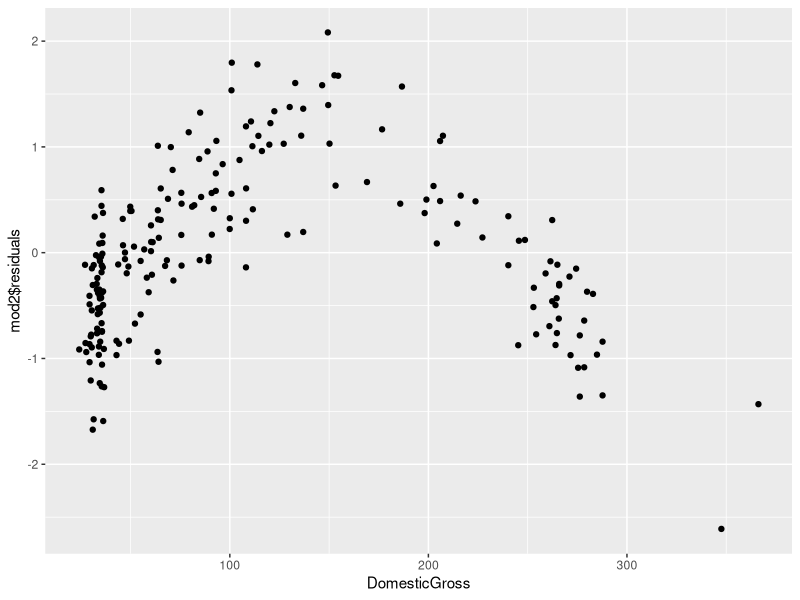

Source code (R):
# Lesson 12 Assignment - Regression Part 2

# Your assignment is to write the commands instructed in the comments below. To run your
# commands, simply hit Ctrl+Enter (command+return on a MAC) when the cursor is on that 
# command line. You can also type commands directly into the Console below, but you must
# save them in this file for your assignment.

# Do not change these six lines or GradeScope will not work
library(readr)
library(ggplot2)
mvs <- read_csv("Regression Challenge Data.csv")
moviesel <- read_csv("Regression Challenge Selection Data.csv")
mvs <- data.frame(mvs)
moviesel <- data.frame(moviesel)


## Data Preparation

# You are VP in charge of programming at TNT, a popular cable network. One of your most 
# important roles is to acquire and decide when to air movies from the major motion 
# picture studios. Licensing for these movies is expensive, but is well worth the 
# expense if it attracts a lot of viewers and hence a lot of ad revenue. Predicting the 
# ratings (viewership) of a movie is likely to bring in is very useful for several 
# decisions, many of which you have to make regularly.

# To help you with these predictions, you have collected information on all the movies 
# you have aired in the past on TNT. That data is found in the data frame called *mvs*. 
# Take a look at the first several rows of the data so you understand each variable as 
# they are described below.

#1. Display the first several rows of the data.
mvs[1:7,]

# **MovieID**: Simple identifier variable for each movie. Notice that some movies have 
  # multiple entries. This occurs when the same movie was shown multiple times on the 
  # channel. For example, the movie with MovieID 1 was shown on Friday and then again 
  # on Saturday.
# **Rating**: This is the key dependent variable. It is a numeric variable that reports 
  # the number of millions of people who watched the movie. Your goal is to find the 
  # movies that will yield the most profit, and a key profit input is the number of 
  # millions of people who watch the movie.
# **Stars**: The number of A-list celebrities that star in the movie.
# **Day**: Day of the week the movie aired on TNT.
# **Hour**: Hour of the day the movie began it airing.
# **TrueStory**: Indicator variable. 1 = movie was a true story or was "inspired by 
  # true events"; 0 = not a true story.
# **ClickFlick**: Indicator variable. 1 = movie is considered a movie targeted to 
  # women; 0 = not explicitly targeted to women.
# **Action**: Indicator variable. 1 = movie is considered an action movie; 0 = not an 
  # action movie.
# **TVPremiere**: Indicator variable. 1 = movie airing was a TV premiere, which means 
  # this airing was the first time the movie was shown on network television. 0 = movie 
  # airing was not a TV premiere, meaning it had been aired on network television prior 
  # to this airing (on TNT or another network).
# **NetworkPremiere**: Indicator variable. 1 = movie airing was a network premiere, 
  # meaning this airing was the first time the movie was shown on TNT. 0 = movie was 
  # not a network premiere, meaning it had previously aired on TNT.
# **ReRun**: Indicator variable. 1 = this airing of the movie occurred within a week of 
  # a previous airing of the same movie, something TNT often does with major movies.
# **PrevRating**: The rating (in millions) of the show or movie that aired right before 
  # the movie.
# **SpotRatings**: The rating (in millions) of all the TV spots for the airing of the 
  # movie. TNT typically advertises the movies that are going to air. This is the total 
  # number of viewers that should have seen an advertisement for the movie.
# **DomesticGross**: The amount of money (in millions) the movie made when it was in
  # theaters. 

# Make sure you understand each variable before you get started running models.

# The central task of this Regression Challenge is to construct a comprehensive 
# regression model to predict Rating (the number of people who will watch a movie) from 
# the movie characteristics and from the airing day and time. Once you have constructed 
# this regression model, you will apply the model to predict the number of people 
# likely to watch the twenty movies available for TNT to show. These 20 movies are 
# found in Regression Challenge Selection Data.

# To prepare the data to be used in a regression model, we first need to factor any 
# variables that aren't strictly numeric variables. The *Day* variable is a character 
# variable, so R will automatically factor that variable if it is included in a 
# regression model. But instead of relying on R to do it for us, let's do it ourselves.

#2. Factor the *Day* variable.
mvs$Day <- factor(mvs$Day)

# Consider the *Hour* variable. It is recorded as a number: 7, 8, 9, 10, 11, or 12. But 
# we need to factor this variable before including it in a regression model.

#3. Why should we factor the *Hour* variable?
# * ENTER ANSWER HERE*

#4. Factor the *Hour* variable.
mvs$Hour <- factor(mvs$Hour)

# Consider the *Stars* variable. It is recorded as a number: 0, 1, 2, or 3, and it is
# numeric. It is a simple count of the number of A-list celebrities in the movie. You 
# can convert *Stars* to a factor variable or leave it as a numeric variable. To help 
# you understand the trade-offs involved in this choice, answer the following questions.

#5. If you leave *Stars* as a numeric variable, and a regression equation (with Rating 
# as the dependent variable) yields a regression coefficient for *Stars* of .75, what 
# would the interpretation of the coefficient be?
# *ENTER ANSWER HERE*

#6. If you convert *Stars* to a factor variable, how many regression coefficients would 
# be reported for *Stars*?
# *ENTER ANSWER HERE*

#7. If you convert *Stars* to a factor variable, and the coefficient on *Stars2* was 
# .75, what would the interpretation of the coefficient be?
# *ENTER ANSWER HERE*

#8. Because *Stars* only takes values of 0, 1, 2, or 3, we know all of our movies have 
# had 3 A-list celebrities or fewer. But what if a movie had 10 A-list celebrities? If 
# we left *Stars* as a numeric variable, and the regression coefficient were .75, what 
# would be the total predicted effect of the 10 A-list celebrities? Would this be 
# reasonable? (Take a look at the *Rating* values within the data.)
# *ENTER ANSWER HERE*

# The previous question should help you understand the disadvantage of leaving *Stars* 
# as a numeric variable. The disadvantage of factoring the *Stars* variable is that the 
# regression model will report multiple coefficients for this variable, and since each 
# coefficient is based on a subset of the data, these estimates will be less reliable.

#9. I recommend you factor *Stars*. Do that below.
mvs$Stars <- factor(mvs$Stars)

# Now consider the indicator variables (TrueStory through ReRun). They are already coded 
# as 1s and 0s, so we don't have to factor them, but it's good practice to factor them, 
# so do that below.

#10. Factor the indicator variables.
mvs$TrueStory <- factor(mvs$TrueStory)
mvs$ChickFlick <- factor(mvs$ChickFlick)
mvs$Action <- factor(mvs$Action)
mvs$TVPremiere <- factor(mvs$TVPremiere)
mvs$NetworkPremiere <- factor(mvs$NetworkPremiere)
mvs$ReRun <- factor(mvs$ReRun)

## Creating the Regression Model

# Now that you have factored the variables needing to be factored, you have several 
# options for finding the best regression model. I recommend you take a “spaghetti 
# against the wall” approach. Put in all the variables into the model at once. Then, 
# little by little, remove the variables that are not significant, until you have a 
# comprehensive but statistically significant model.

#11. Run a regression model (mod1) predicting *Rating* from all other variables in the 
# dataset (except MovieID), and output a summary of the model.
mod1 <- lm(Rating ~ Stars + Day + Hour + TrueStory + ChickFlick + Action + TVPremiere +
             NetworkPremiere + ReRun + PrevRating + SpotRatings + DomesticGross, data = mvs)
summary(mod1)

#12. What is the marginal effect of adding an A-list celebrity to a movie that has none?
#  *ENTER ANSWER HERE*

#13. What is the marginal effect of adding a second A-list celebrity to a movie that 
# already has one?
# *ENTER ANSWER HERE*

#14. What is the marginal effect of adding a third A-list celebrity to a movie that 
# already has two?
# *ENTER ANSWER HERE*

#15. Why was it necessary to factor *Stars* to find diminishing marginal returns to 
# A-list celebrities?
# *ENTER ANSWER HERE*

#16. How many *Day* coefficients are there?
# *ENTER ANSWER HERE*

#17. Which day is missing?
# *ENTER ANSWER HERE*

#18. Keeping this in mind, what is the interpretation of the *DayWednesday* coefficient?
# *ENTER ANSWER HERE*

#19. Is the *DayTuesday* coefficient statistically significant?
# *ENTER ANSWER HERE*

#20. What is your interpretation of this significance/lack of significance?
# *ENTER ANSWER HERE.*

#21. Some of the *Day* coefficients are not significant, but our decision rule is to 
# keep the *Day* variable if at least one of the coefficients is significant. According
# to this decision rule, should we keep *Day* or get rid of it?
# *ENTER ANSWER HERE.*

#22. Apply this same decision rule to the *Hour* variable. Should we keep *Hour* or get 
# rid of it?
# *ENTER ANSWER HERE*

#23. What is the interpretation of the *Hour12* coefficient?
# *ENTER ANSWER HERE*

#24. What is the interpretation of the *ReRun* coefficient?
# *ENTER ANSWER HERE*

#25. Which variable(s) is/are not statistically significant and should be removed from 
# the model?
# *ENTER ANSWER HERE*

#26. Run a new regression model (mod2) with this/these nonsignificant variable(s) 
# removed.
mod2 <- lm(Rating ~ Stars + Day + Hour + TrueStory + ChickFlick + Action + TVPremiere +
             ReRun + PrevRating + SpotRatings + DomesticGross, data = mvs)
summary(mod2)


# When you remove a variable from a multiple regression model, the coefficients of the 
# remaining variables can change, and sometimes variables that were previously 
# significant are no longer significant.

#27. Are any of the variables now not statistically significant?
# *ENTER ANSWER HERE*

# 28. If so, run another regression model (mod3) in the code chunk below that removes
# this/these non-significant variable(s). Otherwise, leave the space below blank.


# A linear regression model can only find linear relationships. If there is a 
# curvilinear relationship in our data, a regression model won't find it. 

#29. To illustrate this potential problem, create a scatter plot with *DomesticGross* 
# on the x-axis and the residuals from your last model on the y-axis. (The residuals 
# are stored in *modelname$residuals*.) Save the plot as residplot.
residplot <- ggplot(mvs, aes(x = DomesticGross, y = mod2$residuals)) +
  geom_point()

# Residuals are sometimes called "errors", because they should only contain random 
# noise. That means that if we plot residuals against a variable in our equation (like 
# you just did), you should only see a random sea of point, with no systematic 
# relationships.

#30. What is the systematic relationship shown in the plot you just created? Phrase 
# your answer in this way: "For movies with low values of DomesticGross, our model 
# tends to over/underpredict Rating. For movies with medium values of DomesticGross, 
# our model tends to . . ."
# *ENTER ANSWER HERE*
  
# To learn how to correct the problem apparent in this plot, you'll have to watch 
# the Lesson 13 Supplementary Instruction video. 

#31. Create the new variable (DG2) needed to fix this problem.
mvs$DG2 <- mvs$DomesticGross^2

#32. Run your new model (as mod4), incorporating this new variable, and output a 
# summary of the model.
mod4 <- lm(Rating ~ Stars + Day + Hour + TrueStory + ChickFlick + Action + TVPremiere +
             ReRun + PrevRating + SpotRatings + DomesticGross + DG2, data = mvs)
summary(mod4)

# The interpretation of your new variable is the same as any other variable: A 
# one-unit increase in the variable produces a *coefficient*-sized increase in 
# *Rating*. The problem is that a one-unit increase in this new variable is not 
# straightforward.

# 33. Did incorporating this new variable improve your model? By how much did 
# R-Squared improve?
# *ENTER ANSWER HERE*

# Because this new variable improved our model so much, it is possible that variables 
# that previously were not statistically significant are now significant. 

#34. Run a new regression model (mod5) incorporating both the new variable you just 
# created and any variables you previously removed from the model due to non-
# significance. Output a summary of the model.
mod5 <- lm(Rating ~ Stars + Day + Hour + TrueStory + ChickFlick + Action + TVPremiere +
             NetworkPremiere + ReRun + PrevRating + SpotRatings + DomesticGross + DG2, data = mvs)
summary(mod5)


#35. Did the significance of any of those variables change? Which variables?
# *ENTER ANSWER HERE*

# That illustrates the complexity of obtaining a best possible prediction model. 
# Because all variables in a multiple regression model can affect all other variables, 
# the complexity increases exponentially as the number of variables increases.

# Speaking of variable affecting one another, we have not looked for any 
# interactions. It may be that the effect of one variable depends on the value of 
# another variable. For example, perhaps *TrueStory* generates a larger audience when 
# it is also an *Action* movie compared to when it is not. To test for this, we would 
# add a *TrueStory:Action* interaction.

#36. Check for one possible interaction by incorporating it into a regression model 
# (as mod6) and outputting the summary. 
mod6 <- lm(Rating ~ Stars + Day + Hour + TrueStory + ChickFlick + Action + TVPremiere +
             NetworkPremiere + ReRun + PrevRating + SpotRatings + DomesticGross + DG2 +
             PrevRating:SpotRatings, data = mvs)
summary(mod6)

#37. Report whether your proposed interaction was statistically significant. Also 
# report what the interpretation of that interaction would be if it were significant.
# *ENTER ANSWER HERE*

# If your interaction term was statistically significant, you will want to use mod6
# to predict Rating for the 20 movies in the Regression Challenge Selection Data. 
# Otherwise, use mod5.

# Applying the Regression Model

# We will use the *predict()* function to apply our best regression model to the new 
# movies (found in *moviesel*). In order to apply a model to new data, the new data 
# must have all of the same variables, and the variables must be formatted the same. 

#38. First, you must factor all of the variables that were previously factored (in
# Questions 2, 4, 9, and 10).
moviesel$Stars <- factor(moviesel$Stars)
moviesel$TrueStory <- factor(moviesel$TrueStory)
moviesel$ChickFlick <- factor(moviesel$ChickFlick)
moviesel$Action <- factor(moviesel$Action)
moviesel$TVPremiere <- factor(moviesel$TVPremiere)
moviesel$NetworkPremiere <- factor(moviesel$NetworkPremiere)

#39. Next, you need to create the same variable we created in our previous model to 
# account for the nonlinear relationship.
moviesel$DG2 <- moviesel$DomesticGross^2

#Now, take stock of the variables that are missing from the Selection Data. We are 
# missing all of the data that is not a characteristic of the movie itself. So we 
# are missing *Day*, *Hour*, *ReRun*, *PrevRating*, and *SpotRatings*. These are 
# variables that you as the VP of programming at TNT choose. You choose what *Day* 
# to air a movie, what time (*Hour*) to start the movie, whether you will air the 
# movie multiple times (thereby creating a *ReRun* airing), and how much to 
# advertise the upcoming airing of the movie (*SpotRatings*). You don't directly 
# control the *PrevRating*, but by airing the movie after a show that is more or 
# less popular, you influence how many people might be available to stick around 
# for the movie.

# These variable have to be in the new Selection Data in order for us to apply our 
# regression model. We don't yet know the values of these variables, so we can just
# fill them in with filler values. Give each of the 20 movies the same value for 
# these variables so we can compare which movie will produce the highest Ratings, 
# all else being equal.

#40. Add the *Day* variable, factored, to the new data frame. Make them all *Friday*.
moviesel$Day <- rep("Friday", 20)
moviesel$Day <- factor(moviesel$Day)

#41. Add the *Hour* variable, factored, to the new data frame. Make them all 8.
moviesel$Hour <- rep("8", 20)
moviesel$Hour <- factor(moviesel$Hour)

#42. Add the *ReRun* variable, factored, to the new data frame. Make them all 0.
moviesel$ReRun <- rep("0", 20)
moviesel$ReRun <- factor(moviesel$ReRun)

#43. Add the *PrevRating* variable to the new data frame. Make them all take the 
# value of the mean of *PrevRating* from the original data.
moviesel$PrevRating <- rep(mean(mvs$PrevRating), 20)

#44. Add the *SpotRatings* variable to the new data frame. Make them all take the 
# value of the mean of *SpotRatings* from the original data.
moviesel$SpotRatings <- rep(mean(mvs$SpotRatings), 20)


# The new dataset should now be formatted and ready for the *predict()* function. 

#45. Using the *predict()* function, predict the Rating for each of the 20 movies 
# in the new data frame. Save the predictions as predrats.
predrats <- predict(mod5, newdata = moviesel)

#46. Which movie is predicted to produce the highest rating (all else being 
# equal)? Save the MovieID of this movie as highrat.
highrat <- as.numeric(which(predrats == max(predrats)))

# Having a model to predict *Rating* is useful, but it is only the first step. We 
# want to predict the profit achieved from airing these movies. As a television 
# network, we earn money from ad revenues. Ad revenues accumulate from people 
# watching the commercials that air during the movies. To simplify our profit 
# calculation, we will make the following assumptions. Each movie is 2 hours long, 
# into which we insert 1 hour of commercials, so each movie will air for 3 hours. 
# An hour of commercials comes from 120 30-second spots. Advertisers pay us $20 for 
# every 1,000 people who watch their 30-second spot. So for every 1 million people 
# who watch a movie, we earn $2.4 million ($20 * 1,000 thousands of viewers * 120 
# ads) in ad revenue.

#47. Calculate the predicted profit from each movie by multiplying the predicted 
# rating by $2.4 million minus the licensing fee. Save it as predprofs.
predprofs <- predrats * 2400000 - moviesel$License.Fee

# Now for the fun part. As VP of programming you can choose to air three movies 
# during the course of a single week. You can choose 
# (1) which movie(s) to air, 
# (2) when to air them, and 
# (3) how to advertise them. 
# You may air three different movies or air the same movie three times. If you air 
# the same movie three times, note that the second and third airings will be re-runs. 
# Also note that the License Fee for the second and third airings will be 75% of the 
# original fee (i.e., the studio gives you a 25% discount on the later airings). 

# Your SpotRatings budget is 50. That is, you may advertise the upcoming airings to 
# up to 50 million TNT viewers. You may advertise 50 to one airing and 0 to the 
# others or assign a value of 16.67 to all three airings (or anything in between).

# Keep in mind that the movies may not overlap. If you choose an airing of Saturday 
# at 9, you cannot also choose an airing of Saturday at 11.

# Please make your selections in chronological order. The week begins on Sunday and 
# ends on Saturday.

#48. Fill in your selections using the code below. For example, if you choose to show 
# movie 20 on Tuesday at 7 with a SpotRatings of 17, your first four lines of code 
# should look like this:
#    MovieSelect$MovieID[1] <- 20
#    MovieSelect$Day[1] <- "Tuesday"
#    MovieSelect$Hour[1] <- 7
#    MovieSelect$SpotRatings[1] <- 17

MovieSelect <-data.frame(matrix(rep(0, 12), nrow = 3))
names(MovieSelect) <-c("MovieID", "Day", "Hour", "SpotRatings")

MovieSelect$MovieID[1] <- 15
MovieSelect$Day[1] <- "Sunday"
MovieSelect$Hour[1] <- 8
MovieSelect$SpotRatings[1] <- 50
MovieSelect$MovieID[2] <- 15
MovieSelect$Day[2] <- "Sunday"
MovieSelect$Hour[2] <- 12
MovieSelect$SpotRatings[2] <- 0
MovieSelect$MovieID[3] <- 15
MovieSelect$Day[3] <- "Saturday"
MovieSelect$Hour[3] <- 12
MovieSelect$SpotRatings[3] <- 0


#49. Print MovieSelect to the screen to make sure your selections are correct.
MovieSelect

# I will be granting 10 points extra credit to students whose decisions are in the 
# top 5% of profitability. I will be granting 5 points extra credit to students whose 
# decisions are in the next highest 10% of profitability.
